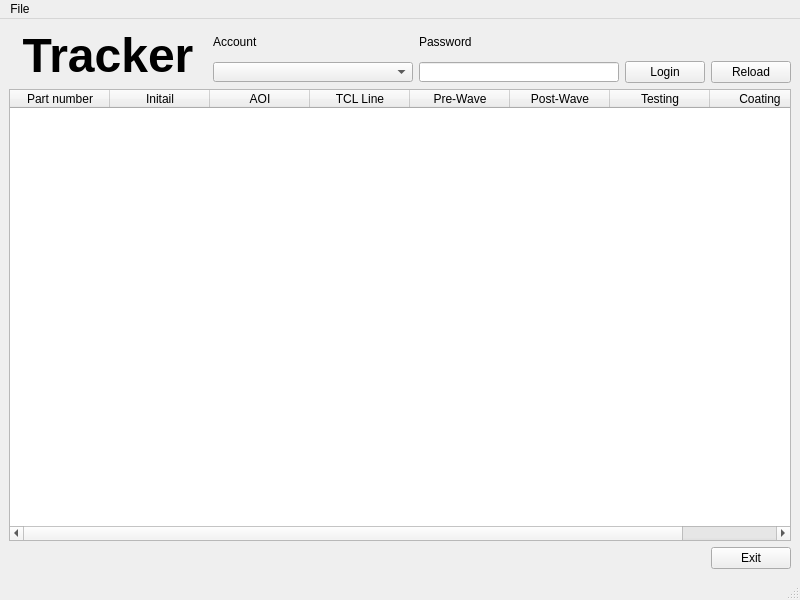
<?xml version="1.0" encoding="UTF-8"?>
<ui version="4.0">
 <class>back_window</class>
 <widget class="QMainWindow" name="back_window">
  <property name="geometry">
   <rect>
    <x>0</x>
    <y>0</y>
    <width>800</width>
    <height>600</height>
   </rect>
  </property>
  <property name="windowTitle">
   <string>MainWindow</string>
  </property>
  <widget class="QWidget" name="centralwidget">
   <layout class="QGridLayout" name="gridLayout">
    <item row="0" column="0" rowspan="2">
     <widget class="QLabel" name="header_label">
      <property name="font">
       <font>
        <family>Arial</family>
        <pointsize>36</pointsize>
        <weight>75</weight>
        <bold>true</bold>
       </font>
      </property>
      <property name="layoutDirection">
       <enum>Qt::LeftToRight</enum>
      </property>
      <property name="autoFillBackground">
       <bool>false</bool>
      </property>
      <property name="lineWidth">
       <number>5</number>
      </property>
      <property name="text">
       <string>Tracker</string>
      </property>
      <property name="alignment">
       <set>Qt::AlignCenter</set>
      </property>
     </widget>
    </item>
    <item row="0" column="1">
     <widget class="QLabel" name="account_label">
      <property name="text">
       <string>Account</string>
      </property>
     </widget>
    </item>
    <item row="0" column="2">
     <widget class="QLabel" name="pass_label">
      <property name="text">
       <string>Password</string>
      </property>
     </widget>
    </item>
    <item row="1" column="1">
     <widget class="QComboBox" name="acc_box">
      <property name="sizePolicy">
       <sizepolicy hsizetype="Fixed" vsizetype="Fixed">
        <horstretch>0</horstretch>
        <verstretch>0</verstretch>
       </sizepolicy>
      </property>
      <property name="minimumSize">
       <size>
        <width>200</width>
        <height>20</height>
       </size>
      </property>
      <property name="maximumSize">
       <size>
        <width>200</width>
        <height>20</height>
       </size>
      </property>
     </widget>
    </item>
    <item row="1" column="2">
     <widget class="QLineEdit" name="lineEdit">
      <property name="enabled">
       <bool>true</bool>
      </property>
      <property name="sizePolicy">
       <sizepolicy hsizetype="Fixed" vsizetype="Fixed">
        <horstretch>0</horstretch>
        <verstretch>0</verstretch>
       </sizepolicy>
      </property>
      <property name="minimumSize">
       <size>
        <width>200</width>
        <height>20</height>
       </size>
      </property>
      <property name="maximumSize">
       <size>
        <width>200</width>
        <height>20</height>
       </size>
      </property>
     </widget>
    </item>
    <item row="1" column="3">
     <widget class="QPushButton" name="login_but">
      <property name="sizePolicy">
       <sizepolicy hsizetype="Fixed" vsizetype="Fixed">
        <horstretch>0</horstretch>
        <verstretch>0</verstretch>
       </sizepolicy>
      </property>
      <property name="text">
       <string>Login</string>
      </property>
     </widget>
    </item>
    <item row="1" column="4">
     <widget class="QPushButton" name="reload_but">
      <property name="sizePolicy">
       <sizepolicy hsizetype="Fixed" vsizetype="Fixed">
        <horstretch>0</horstretch>
        <verstretch>0</verstretch>
       </sizepolicy>
      </property>
      <property name="text">
       <string>Reload</string>
      </property>
     </widget>
    </item>
    <item row="2" column="0" colspan="5">
     <widget class="QTableWidget" name="data_list">
      <property name="sizePolicy">
       <sizepolicy hsizetype="Expanding" vsizetype="Expanding">
        <horstretch>0</horstretch>
        <verstretch>0</verstretch>
       </sizepolicy>
      </property>
      <column>
       <property name="text">
        <string>Part number</string>
       </property>
      </column>
      <column>
       <property name="text">
        <string>Initail</string>
       </property>
      </column>
      <column>
       <property name="text">
        <string>AOI</string>
       </property>
      </column>
      <column>
       <property name="text">
        <string>TCL Line</string>
       </property>
      </column>
      <column>
       <property name="text">
        <string>Pre-Wave</string>
       </property>
      </column>
      <column>
       <property name="text">
        <string>Post-Wave</string>
       </property>
      </column>
      <column>
       <property name="text">
        <string>Testing</string>
       </property>
      </column>
      <column>
       <property name="text">
        <string>Coating</string>
       </property>
      </column>
     </widget>
    </item>
    <item row="3" column="4">
     <widget class="QPushButton" name="exit_button">
      <property name="text">
       <string>Exit</string>
      </property>
     </widget>
    </item>
   </layout>
  </widget>
  <widget class="QMenuBar" name="menubar">
   <property name="geometry">
    <rect>
     <x>0</x>
     <y>0</y>
     <width>800</width>
     <height>21</height>
    </rect>
   </property>
   <widget class="QMenu" name="menuFile">
    <property name="title">
     <string>File</string>
    </property>
    <addaction name="actionAdd"/>
    <addaction name="actionExport"/>
    <addaction name="actionExit"/>
    <addaction name="separator"/>
   </widget>
   <addaction name="menuFile"/>
  </widget>
  <widget class="QStatusBar" name="statusbar"/>
  <action name="actionAdd">
   <property name="text">
    <string>Add</string>
   </property>
  </action>
  <action name="actionExport">
   <property name="text">
    <string>Export</string>
   </property>
  </action>
  <action name="actionExit">
   <property name="text">
    <string>Exit</string>
   </property>
  </action>
 </widget>
 <resources/>
 <connections>
  <connection>
   <sender>exit_button</sender>
   <signal>clicked()</signal>
   <receiver>back_window</receiver>
   <slot>close()</slot>
   <hints>
    <hint type="sourcelabel">
     <x>597</x>
     <y>532</y>
    </hint>
    <hint type="destinationlabel">
     <x>399</x>
     <y>299</y>
    </hint>
   </hints>
  </connection>
  <connection>
   <sender>actionExit</sender>
   <signal>triggered()</signal>
   <receiver>back_window</receiver>
   <slot>close()</slot>
   <hints>
    <hint type="sourcelabel">
     <x>-1</x>
     <y>-1</y>
    </hint>
    <hint type="destinationlabel">
     <x>399</x>
     <y>299</y>
    </hint>
   </hints>
  </connection>
 </connections>
</ui>
